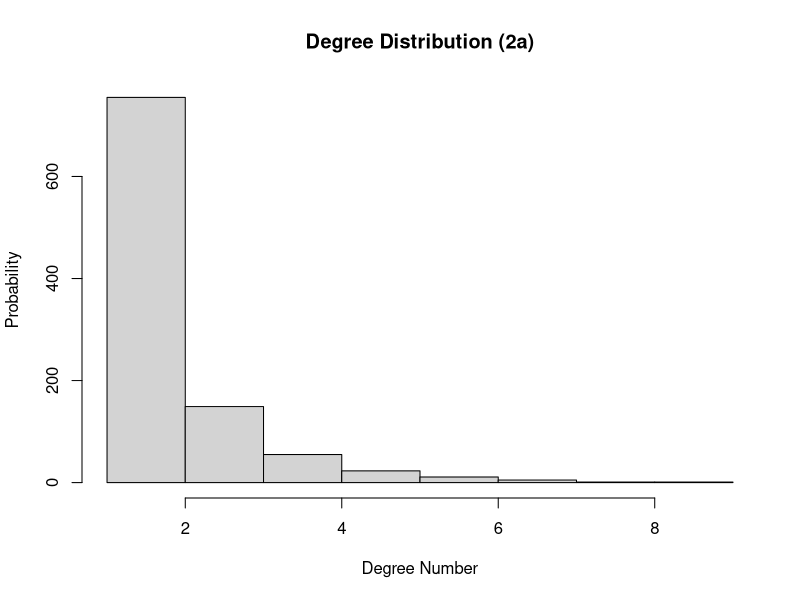
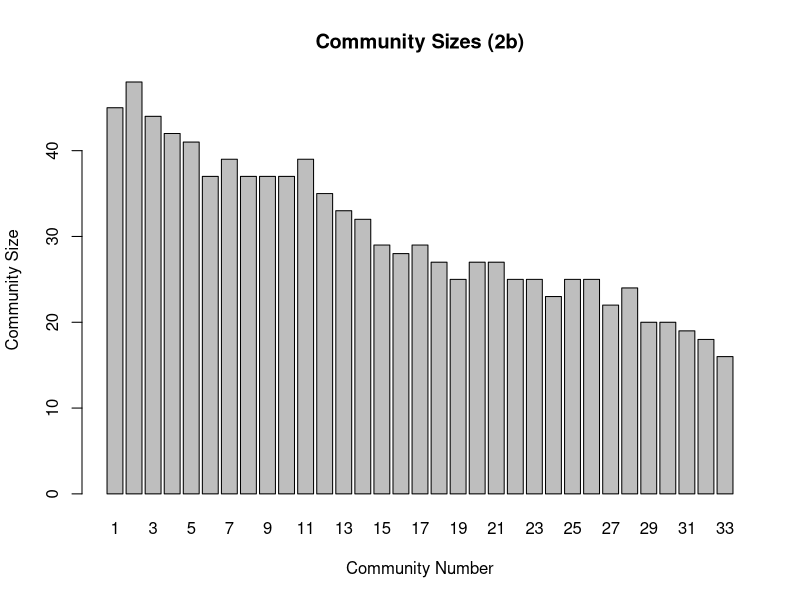
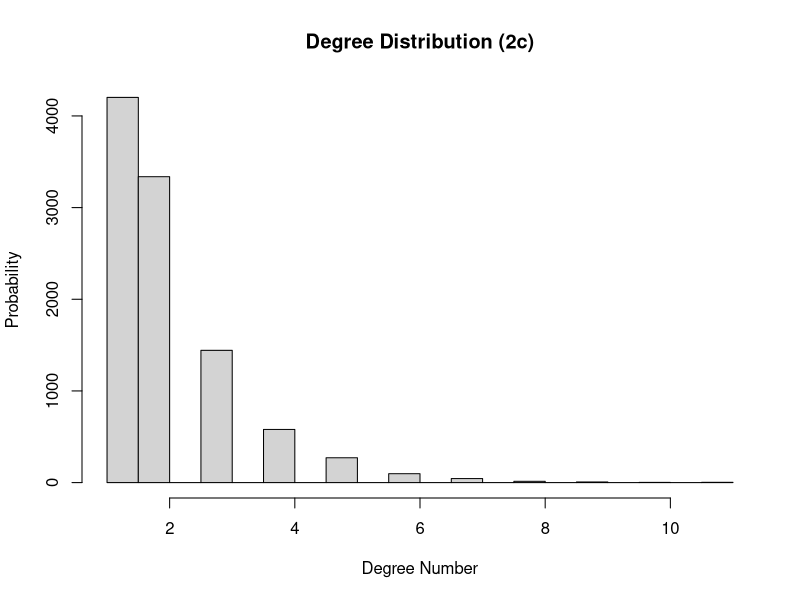

These charts were generated, in order, by the following R code: (Note: this script raises an error after producing the figures.)
##Download and install the package 
#install.packages("igraph")

##Load package
library(igraph)

nodesNum = 1000

#2 
#Create a network with a fat-tailed degree distribution
#2-a

degreePro = -3

g_2a = barabasi.game(nodesNum, degreePro, directed = FALSE)
deg_dist_2a <- degree(g_2a)
hist(deg_dist_2a, main="Degree Distribution (2a)", xlab="Degree Number", ylab="Probability")
dia_2a <- diameter(g_2a, unconnected = TRUE)

#2-b
is.connected(g_2a)
cl_2a <- clusters(g_2a)
gccIndex_2a <- which.max(cl_2a$size)
nonGccNodes_2b <- (1:vcount(g_2a))[cl_2a$membership != gccIndex_2a]
gcc_2b <- delete.vertices(g_2a, nonGccNodes_2b)

#community structure
community_str_2b <- fastgreedy.community(gcc_2b, merges=TRUE, modularity=TRUE,membership=TRUE, weights=NULL)
modularity(community_str_2b)
sizes(community_str_2b)
barplot(sizes(community_str_2b),  main="Community Sizes (2b)", xlab="Community Number", ylab="Community Size")

#2-c

nodesNum2 = 10000

g_2c = barabasi.game(nodesNum2, degreePro, directed = FALSE)
deg_dist_2c <- degree(g_2c)
hist(deg_dist_2c, main="Degree Distribution (2c)", xlab="Degree Number", ylab="Probability")
dia_2c <- diameter(g_2c, unconnected = TRUE)

#GCC calculation

cl_2c <- clusters(g_2c)
gccIndex_2c <- which.max(cl_2c$size)
nonGccNodes_2c <- (1:vcount(g))[cl_2c$membership != gccIndex_2c]
gcc_2c <- delete.vertices(g_2c, nonGccNodes_2c)

#community structure
community_str_2c <- fastgreedy.community(gcc_2c, merges=TRUE, modularity=TRUE,membership=TRUE, weights=NULL)
modularity(community_str_2c)
sizes(community_str_2c)
barplot(sizes(community_str_2c),  main="Community Sizes (2c)", xlab="Community Number", ylab="Community Size")

#2-d
smpl <- igraph.sample(1, 1000, 1000)
